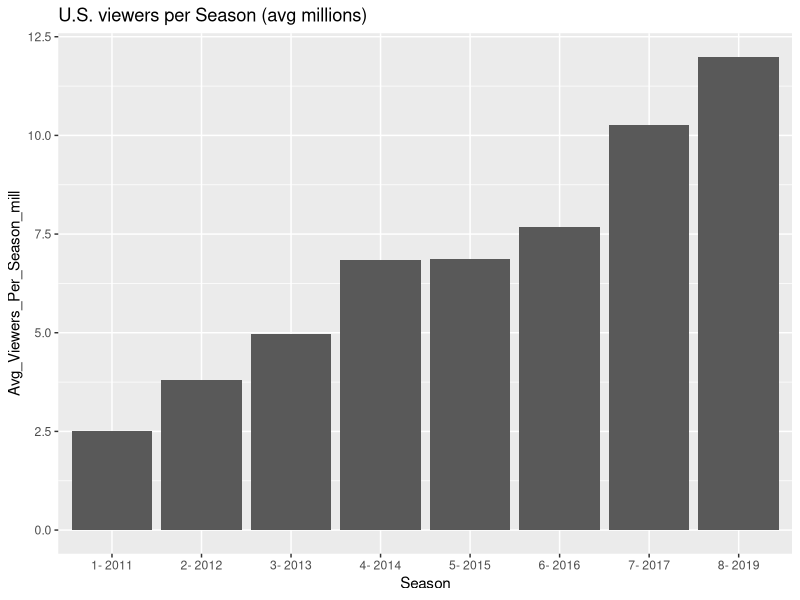

The R script that drew this image:
## ---- chunk 1
library(ggplot2)
GOT <- data.frame(
  Season = c("1- 2011", "2- 2012", "3- 2013", "4- 2014", "5- 2015", "6- 2016", "7- 2017", "8- 2019"),
  Avg_Viewers_Per_Season_mill = c(2.52, 3.8, 4.97, 6.84, 6.88, 7.69, 10.26, 11.99)
)
GOT_VIEWS <- ggplot(GOT, aes(x = Season, y = Avg_Viewers_Per_Season_mill)) +
  geom_bar(stat = "identity")
GOT_VIEWS + labs(title = "U.S. viewers per Season (avg millions)", x = "Season", y = "Avg_Viewers_Per_Season_mill")
